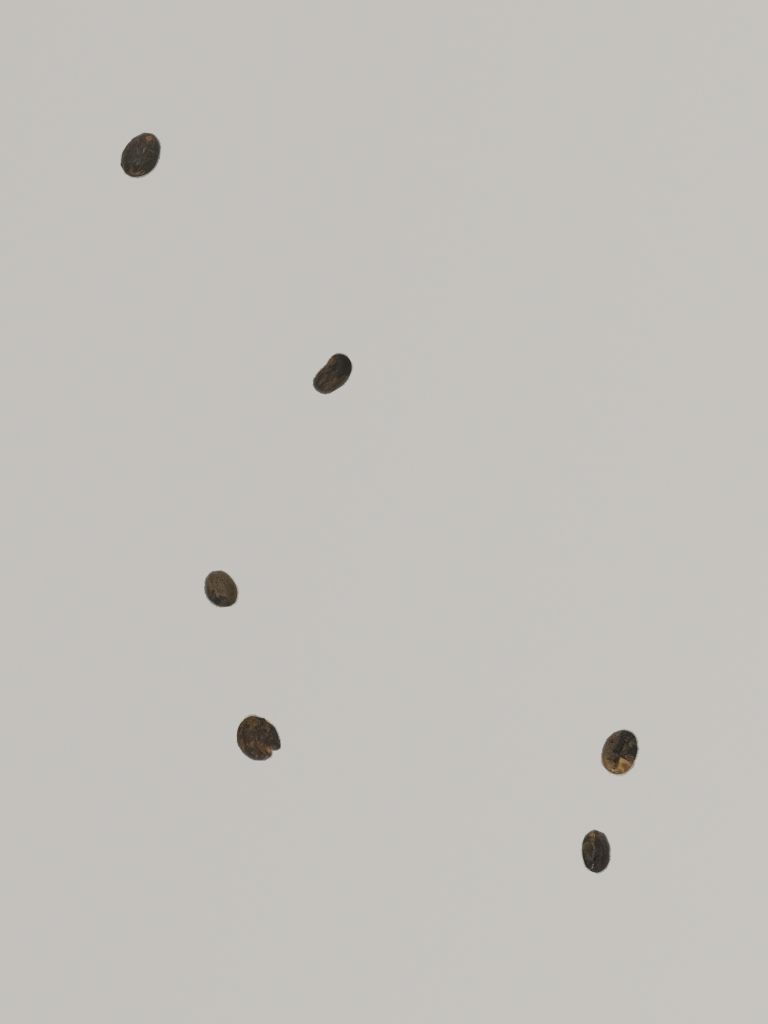
#> input picture track2-vision/TGR-20_day1/test_folder/mix_black_00.jpg, 3072 x 4096 px (shown at 1/4 size)
$ python -i crop_beans.py   (imports and definitions only)
#> lines starting #> are read from the running program, lines starting #| are printed output that depends on the picture; after the words box and inside, x2 and y2 are one past the last pixel; in counts of white or black regions, pixels touching at a corner belong together
import argparse, glob, os, cv2, numpy as np
from PIL import Image, ImageOps

def load(path):                                   # แก้การหมุนจาก EXIF ของกล้องมือถือ
    return np.array(ImageOps.exif_transpose(Image.open(path)).convert("RGB"))[:, :, ::-1].copy()

def white_balance(img):                           # ปรับให้กระดาษเป็นสีเทากลาง (ใช้พิกเซลสว่างสุดเป็นพื้นหลัง)
    g = img.mean(2); bgpx = img[g > np.percentile(g, 60)]
    gain = bgpx.mean() / bgpx.mean(0)
    return np.clip(img * gain, 0, 255).astype(np.uint8)

def find_beans(img, work=1024):
    s = work / max(img.shape[:2]); small = cv2.resize(img, None, fx=s, fy=s)
    bg = cv2.medianBlur(small, 101).astype(np.float32) + 1          # flat-field ลบแสงไม่สม่ำเสมอ
    flat = np.clip(small / bg * 220, 0, 255).astype(np.uint8)
    lab = cv2.cvtColor(flat, cv2.COLOR_BGR2LAB)
    b = cv2.GaussianBlur(lab[:, :, 2], (5, 5), 0)                    # ช่อง b: เมล็ดเหลือง/น้ำตาล, กระดาษ+เงา = กลาง
    _, m = cv2.threshold(b, 0, 255, cv2.THRESH_BINARY + cv2.THRESH_OTSU)
    dark = (cv2.GaussianBlur(lab[:, :, 0], (5, 5), 0) < 110).astype(np.uint8) * 255  # เมล็ด black: สีไม่เหลืองแต่มืดมาก
    m = cv2.bitwise_or(m, dark)
    m = cv2.morphologyEx(m, cv2.MORPH_OPEN, np.ones((5, 5), np.uint8))
    m = cv2.morphologyEx(m, cv2.MORPH_CLOSE, np.ones((7, 7), np.uint8))
    n, lbl, st, _ = cv2.connectedComponentsWithStats(m)
    a = st[1:, cv2.CC_STAT_AREA]; med = np.median(a[a > 100]) if (a > 100).any() else 0
    keep = [i for i in range(1, n) if 0.3 * med < st[i, cv2.CC_STAT_AREA] < 3 * med]  # ตัดฝุ่น/ขอบโต๊ะ
    mask = cv2.resize(np.isin(lbl, keep).astype(np.uint8) * 255, img.shape[1::-1], interpolation=cv2.INTER_NEAREST)
    return [(st[i, :4] / s).astype(int) for i in keep], mask

def square_crop(img, mask, box, pad=0.15, size=160, bg_val=200):
    x, y, w, h = box; c = max(w, h) * (1 + 2 * pad); cx, cy = x + w / 2, y + h / 2
    x0, y0 = int(cx - c / 2), int(cy - c / 2); x1, y1 = int(x0 + c), int(y0 + c)
    P = int(c)                                                      # pad ขอบภาพกันหลุดเฟรม
    im = cv2.copyMakeBorder(img, P, P, P, P, cv2.BORDER_REPLICATE)[y0 + P:y1 + P, x0 + P:x1 + P]
    mk = cv2.copyMakeBorder(mask, P, P, P, P, cv2.BORDER_CONSTANT, 0)[y0 + P:y1 + P, x0 + P:x1 + P]
    mk = cv2.GaussianBlur(cv2.dilate(mk, np.ones((5, 5), np.uint8)), (7, 7), 0)[..., None] / 255.0
    im = (im * mk + bg_val * (1 - mk)).astype(np.uint8)            # แทนพื้นหลังด้วยสีเรียบ กันโมเดลจำลายกระดาษ/เงา
    return cv2.resize(im, (size, size), interpolation=cv2.INTER_AREA)

FEAT_NAMES = ["L_mean", "a_mean", "b_mean", "L_std", "a_std", "b_std", "L_p10", "L_p90",
              "area", "aspect", "solidity", "circularity"]

def bean_features(img, mask, box):
    """feature สี + รูปทรงของเมล็ด 1 เม็ด (คำนวณจากภาพความละเอียดเต็มหลัง white balance)"""
    x, y, w, h = box
    mk = (mask[y:y + h, x:x + w] > 0).astype(np.uint8)
    cnts, _ = cv2.findContours(mk, cv2.RETR_EXTERNAL, cv2.CHAIN_APPROX_SIMPLE)
    if not cnts: return [0.0] * len(FEAT_NAMES)
    c = max(cnts, key=cv2.contourArea)
    m1 = np.zeros_like(mk); cv2.drawContours(m1, [c], -1, 1, -1)
    lab = cv2.cvtColor(img[y:y + h, x:x + w], cv2.COLOR_BGR2LAB)[m1 > 0].astype(np.float32)
    A = cv2.contourArea(c); P = cv2.arcLength(c, True); hull = cv2.contourArea(cv2.convexHull(c))
    (_, (rw, rh), _) = cv2.minAreaRect(c)
    return [*lab.mean(0), *lab.std(0), np.percentile(lab[:, 0], 10), np.percentile(lab[:, 0], 90),
            A / (img.shape[0] * img.shape[1]) * 1e4,          # ขนาดเทียบกับภาพ (กล้อง/ระยะเดิม)
            max(rw, rh) / max(min(rw, rh), 1),                 # ยาว/กว้าง
            A / max(hull, 1),                                  # solidity: ต่ำ = เว้า/แหว่ง (shell, broken)
            4 * np.pi * A / max(P * P, 1)]                     # circularity

def beans_from_image(path, size=160):
    """คืน list ของ (crop BGR size×size, feature 12 ค่า) ทีละเมล็ด"""
    img = white_balance(load(path)); boxes, mask = find_beans(img)
#> in white_balance, `gain = bgpx.mean() / bgpx.mean(0)`: gain = [1.02, 0.997, 0.985]
#> in find_beans, `flat = np.clip(small / bg * 220, 0, 255).astype(np.uint8)`:
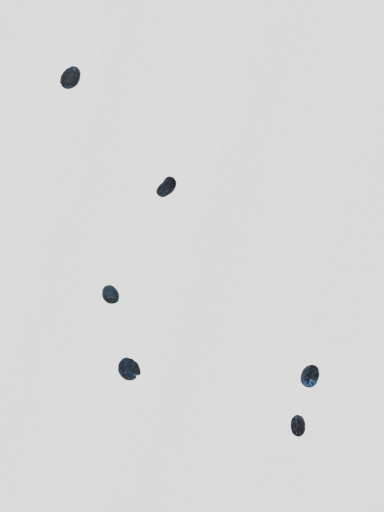
#> flat: shape (1024, 768, 3) (shown at 1/2 size); mean of channels 0, 1, 2 216.9, 217, 217; drawn as R, G, B
#> in find_beans, `m = cv2.bitwise_or(m, dark)`:
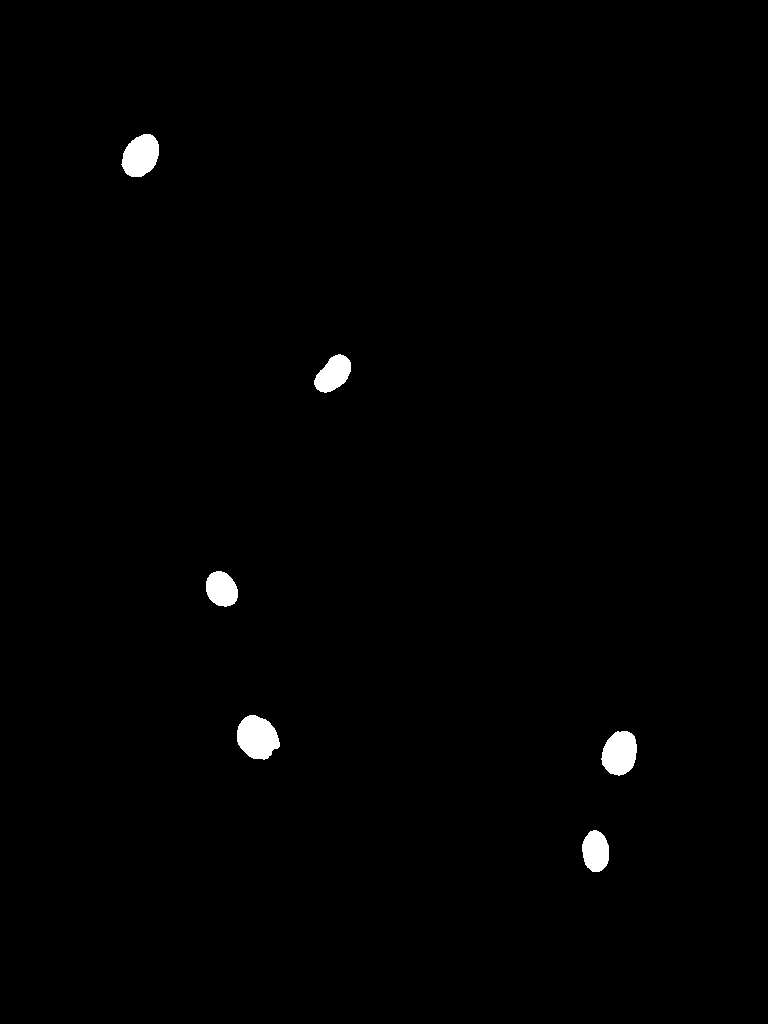
#> m: shape (1024, 768); 0.84% white; 6 white regions, box (x1, y1, x2, y2) and area: (237, 715, 280, 760) 1416, (601, 731, 637, 776) 1239, (121, 134, 159, 177) 1217, (314, 354, 351, 393) 941, (582, 830, 609, 872) 892, (206, 571, 238, 607) 890
#> in find_beans, `n, lbl, st, _ = cv2.connectedComponentsWithStats(m)`: n = 7; st = [[0, 0, 768, 1024, 779859], [122, 134, 37, 43, 1216], [314, 355, 37, 37, 935], [206, 571, 32, 35, 887], [237, 715, 43, 44, 1414], [602, 731, 35, 44, 1233], [582, 831, 27, 41, 888]]
#> in find_beans, `a = st[1:, cv2.CC_STAT_AREA]`: a = [1216, 935, 887, 1414, 1233, 888]
#> in find_beans, `med = np.median(a[a > 100]) if (a > 100).any() else 0`: med = 1075.5
#> in find_beans, `keep = [i for i in range(1, n) if 0.3 * med < st[i, cv2.CC_STAT_AREA] ..`: keep = [1, 2, 3, 4, 5, 6]
#> after `boxes, mask = find_beans(img)`: boxes = [[488, 536, 148, 172], [1256, 1420, 148, 148], [824, 2284, 128, 140], [948, 2860, 172, 176], [2408, 2924, 140, 176], [2328, 3324, 108, 164]]
    return [(square_crop(img, mask, b, size=size), bean_features(img, mask, b)) for b in boxes]
#> in bean_features, `x, y, w, h = box`: x = 488; y = 536; w = 148; h = 172
#> in bean_features, `cnts, _ = cv2.findContours(mk, cv2.RETR_EXTERNAL, cv2.CHAIN_APPROX_SIM..`: cnts = 1 contour; box (x1, y1, x2, y2) and area: (0, 0, 148, 172) 19158
#> in bean_features, `c = max(cnts, key=cv2.contourArea)`: c = contour of 133 points, box (x1, y1, x2, y2) (0, 0, 148, 172), area 19158
#> in bean_features, `A = cv2.contourArea(c)`: A = 19158.5
#> in bean_features, `P = cv2.arcLength(c, True)`: P = 610.8
#> in bean_features, `hull = cv2.contourArea(cv2.convexHull(c))`: hull = 19857
#> in bean_features, `(_, (rw, rh), _) = cv2.minAreaRect(c)`: rw = 171; rh = 147
#> in bean_features (call 2), `cnts, _ = cv2.findContours(mk, cv2.RETR_EXTERNAL, cv2.CHAIN_APPROX_SIM..`: cnts = 1 contour; box (x1, y1, x2, y2) and area: (0, 0, 148, 148) 14687
#> in bean_features (call 3), `cnts, _ = cv2.findContours(mk, cv2.RETR_EXTERNAL, cv2.CHAIN_APPROX_SIM..`: cnts = 1 contour; box (x1, y1, x2, y2) and area: (0, 0, 128, 140) 13942
#> call 4 of square_crop, with box = array of shape (4,), pad = 0.15, size = 160, bg_val = 200
#> in square_crop (call 4), `x, y, w, h = box`: x = 948; y = 2860; w = 172; h = 176
#> in square_crop (call 4), `c = max(w, h) * (1 + 2 * pad)`: c = 228.8
#> in square_crop (call 4), `cx, cy = (x + w / 2, y + h / 2)`: cx = 1034; cy = 2948
#> in square_crop (call 4), `x0, y0 = (int(cx - c / 2), int(cy - c / 2))`: x0 = 919; y0 = 2833
#> in square_crop (call 4), `x1, y1 = (int(x0 + c), int(y0 + c))`: x1 = 1147; y1 = 3061
#> in square_crop (call 4), `P = int(c)`: P = 228
#> in square_crop (call 4), `im = (im * mk + bg_val * (1 - mk)).astype(np.uint8)`:
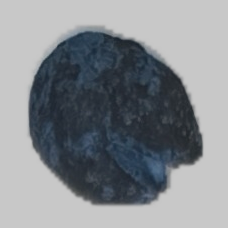
#> im: shape (228, 228, 3); mean of channels 0, 1, 2 132.6, 137.1, 141.9; drawn as R, G, B
#> in bean_features (call 4), `x, y, w, h = box`: x = 948; y = 2860; w = 172; h = 176
#> in bean_features (call 4), `mk = (mask[y:y + h, x:x + w] > 0).astype(np.uint8)`:
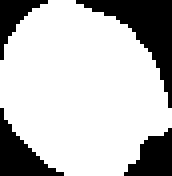
#> mk: shape (176, 172); values 0 (black) and 1 (white), 74.7% white; 4 black regions
#> in bean_features (call 4), `cnts, _ = cv2.findContours(mk, cv2.RETR_EXTERNAL, cv2.CHAIN_APPROX_SIM..`: cnts = 1 contour; box (x1, y1, x2, y2) and area: (0, 0, 172, 176) 22302
#> in bean_features (call 4), `c = max(cnts, key=cv2.contourArea)`: c = contour of 151 points, box (x1, y1, x2, y2) (0, 0, 172, 176), area 22302
#> in bean_features (call 4), `A = cv2.contourArea(c)`: A = 22301.5
#> in bean_features (call 4), `P = cv2.arcLength(c, True)`: P = 663.3
#> in bean_features (call 4), `hull = cv2.contourArea(cv2.convexHull(c))`: hull = 23221
#> in bean_features (call 4), `(_, (rw, rh), _) = cv2.minAreaRect(c)`: rw = 157; rh = 182.4
#> in square_crop (call 5), `x, y, w, h = box`: x = 2408; y = 2924; w = 140
#> in square_crop (call 5), `cx, cy = (x + w / 2, y + h / 2)`: cx = 2478; cy = 3012
#> in square_crop (call 5), `x0, y0 = (int(cx - c / 2), int(cy - c / 2))`: x0 = 2363; y0 = 2897
#> in square_crop (call 5), `x1, y1 = (int(x0 + c), int(y0 + c))`: x1 = 2591; y1 = 3125
#> in square_crop (call 5), `im = (im * mk + bg_val * (1 - mk)).astype(np.uint8)`:
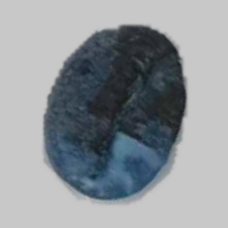
#> im: shape (228, 228, 3); mean of channels 0, 1, 2 143.7, 149, 153.6; drawn as R, G, B
#> in bean_features (call 5), `x, y, w, h = box`: x = 2408; y = 2924; w = 140
#> in bean_features (call 5), `mk = (mask[y:y + h, x:x + w] > 0).astype(np.uint8)`:
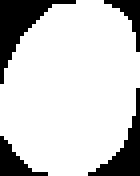
#> mk: shape (176, 140); values 0 (black) and 1 (white), 80.1% white; 4 black regions
#> in bean_features (call 5), `cnts, _ = cv2.findContours(mk, cv2.RETR_EXTERNAL, cv2.CHAIN_APPROX_SIM..`: cnts = 1 contour; box (x1, y1, x2, y2) and area: (0, 0, 140, 176) 19434
#> in bean_features (call 5), `c = max(cnts, key=cv2.contourArea)`: c = contour of 127 points, box (x1, y1, x2, y2) (0, 0, 140, 176), area 19434
#> in bean_features (call 5), `A = cv2.contourArea(c)`: A = 19433.5
#> in bean_features (call 5), `P = cv2.arcLength(c, True)`: P = 604
#> in bean_features (call 5), `hull = cv2.contourArea(cv2.convexHull(c))`: hull = 20061
#> in bean_features (call 5), `(_, (rw, rh), _) = cv2.minAreaRect(c)`: rw = 175; rh = 139
#> in square_crop (call 6), `x, y, w, h = box`: x = 2328; y = 3324; w = 108; h = 164
#> in square_crop (call 6), `c = max(w, h) * (1 + 2 * pad)`: c = 213.2
#> in square_crop (call 6), `cx, cy = (x + w / 2, y + h / 2)`: cx = 2382; cy = 3406
#> in square_crop (call 6), `x0, y0 = (int(cx - c / 2), int(cy - c / 2))`: x0 = 2275; y0 = 3299
#> in square_crop (call 6), `x1, y1 = (int(x0 + c), int(y0 + c))`: x1 = 2488; y1 = 3512
#> in square_crop (call 6), `P = int(c)`: P = 213
#> in square_crop (call 6), `mk = cv2.GaussianBlur(cv2.dilate(mk, np.ones((5, 5), np.uint8)), (7, 7..`:
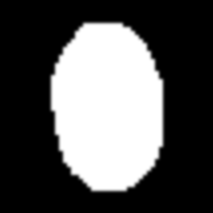
#> mk: shape (213, 213, 1) float64; min 0, max 1, mean 0.337
#> in bean_features (call 6), `cnts, _ = cv2.findContours(mk, cv2.RETR_EXTERNAL, cv2.CHAIN_APPROX_SIM..`: cnts = 1 contour; box (x1, y1, x2, y2) and area: (0, 0, 108, 164) 13954

def crops_from_image(path, size=160):
    return [c for c, _ in beans_from_image(path, size)]

# [16 lines not run here, left out]

>>> result = beans_from_image('test_folder/mix_black_00.jpg')
#> result = 6 items

$ run again, on track2-vision/TGR-20_day1/test_folder/mix_black_02.jpg
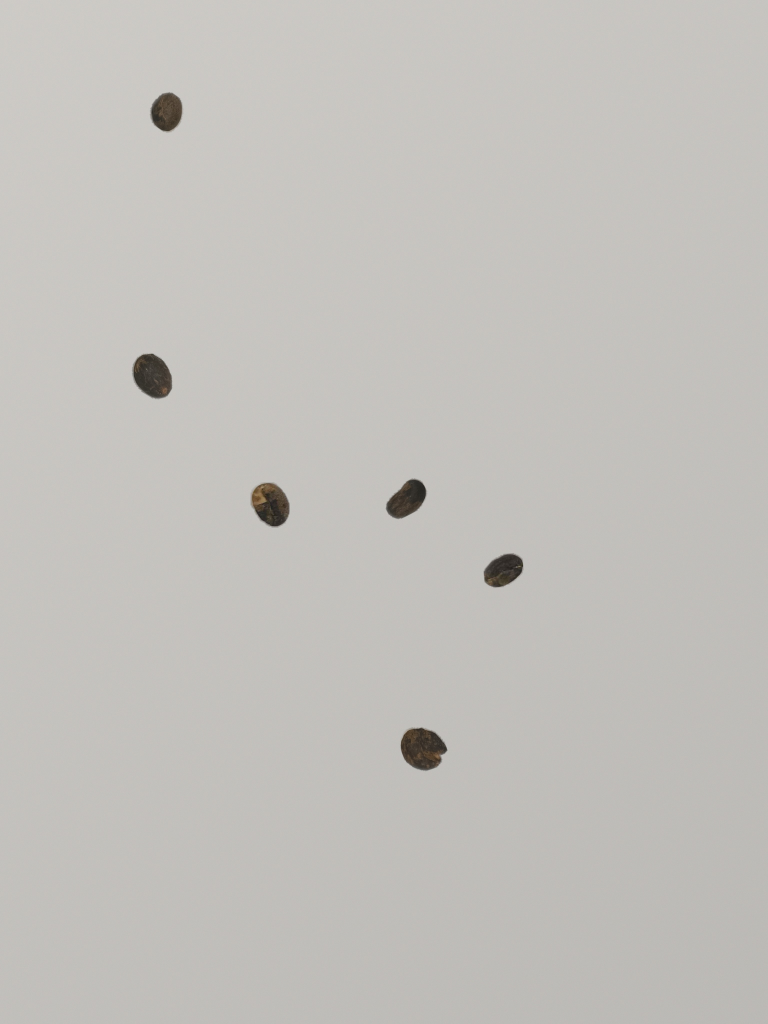
#> input picture track2-vision/TGR-20_day1/test_folder/mix_black_02.jpg, 3072 x 4096 px (shown at 1/4 size)
#> gain = [1.02, 0.997, 0.985]
#> lab: shape (1024, 768, 3); mean of channels 0, 1, 2 221.2, 128.1, 128.1
#> dark: shape (1024, 768); 0.76% white; 8 white regions (1 under 20 px), largest, box (x1, y1, x2, y2) and area: (402, 729, 446, 769) 1312, (134, 355, 171, 397) 1191, (387, 480, 426, 517) 915
#> in find_beans, `m = cv2.bitwise_or(m, dark)`:
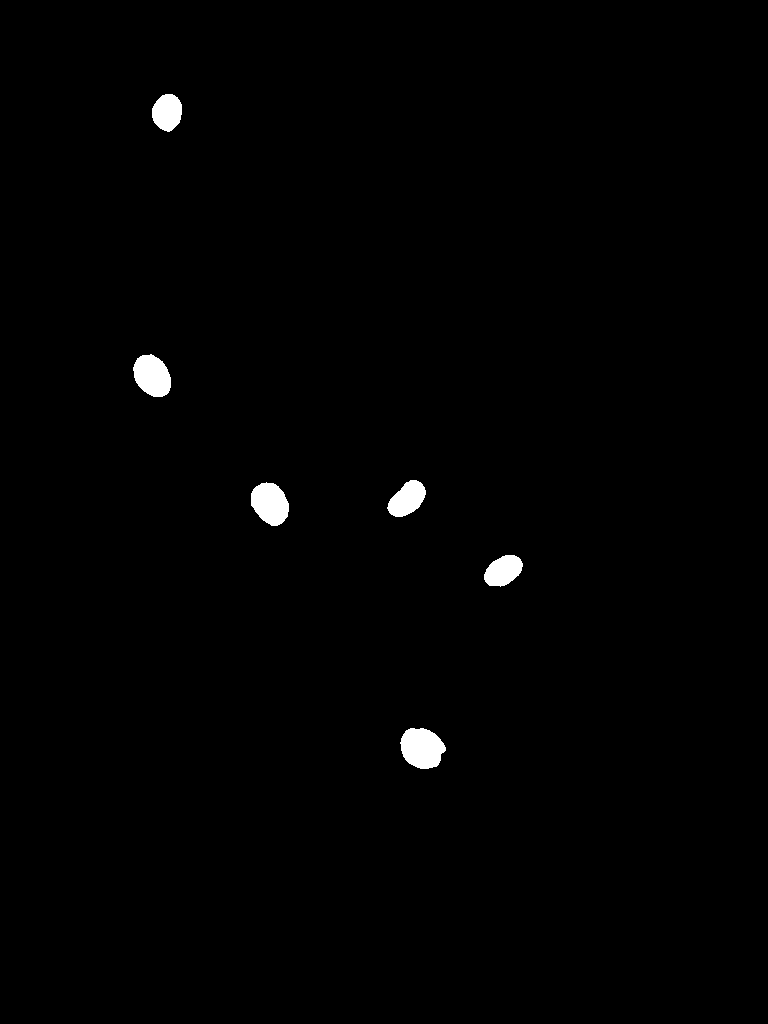
#> m: shape (1024, 768); 0.83% white; 6 white regions, box (x1, y1, x2, y2) and area: (400, 728, 446, 769) 1413, (251, 482, 289, 526) 1233, (133, 354, 171, 397) 1218, (387, 480, 426, 517) 940, (484, 555, 523, 587) 885, (152, 94, 182, 132) 874
#> lbl: shape (1024, 768) int32; 7 distinct labels, from 0 to 6
#> n = 7; st = [[0, 0, 768, 1024, 779896], [152, 94, 30, 37, 871], [134, 355, 37, 42, 1212], [388, 480, 38, 37, 938], [251, 483, 38, 43, 1232], [484, 555, 38, 31, 880], [401, 728, 44, 41, 1403]]
#> a = [871, 1212, 938, 1232, 880, 1403]
#> med = 1075
#> keep = [1, 2, 3, 4, 5, 6]
#> mask: shape (4096, 3072); 0.83% white; 6 white regions, box (x1, y1, x2, y2) and area: (1604, 2912, 1780, 3076) 22448, (1004, 1932, 1156, 2104) 19712, (536, 1420, 684, 1588) 19392, (1552, 1920, 1704, 2068) 15008, (1936, 2220, 2088, 2344) 14080, (608, 376, 728, 524) 13936
#> boxes = [[608, 376, 120, 148], [536, 1420, 148, 168], [1552, 1920, 152, 148], [1004, 1932, 152, 172], [1936, 2220, 152, 124], [1604, 2912, 176, 164]]
#> in bean_features, `x, y, w, h = box`: x = 608; y = 376; w = 120; h = 148
#> cnts = 1 contour; box (x1, y1, x2, y2) and area: (0, 0, 120, 148) 13688
#> in bean_features, `c = max(cnts, key=cv2.contourArea)`: c = contour of 118 points, box (x1, y1, x2, y2) (0, 0, 120, 148), area 13688
#> A = 13688
#> in bean_features, `P = cv2.arcLength(c, True)`: P = 509.7
#> hull = 14165
#> rw = 147; rh = 119
#> cnts = 1 contour; box (x1, y1, x2, y2) and area: (0, 0, 148, 168) 19098
#> cnts = 1 contour; box (x1, y1, x2, y2) and area: (0, 0, 152, 148) 14732
#> cnts = 1 contour; box (x1, y1, x2, y2) and area: (0, 0, 152, 172) 19412
#> cnts = 1 contour; box (x1, y1, x2, y2) and area: (0, 0, 152, 124) 13824
#> in square_crop (call 6), `x, y, w, h = box`: x = 1604; y = 2912; w = 176; h = 164
#> in square_crop (call 6), `c = max(w, h) * (1 + 2 * pad)`: c = 228.8
#> cx = 1692; cy = 2994
#> x0 = 1577; y0 = 2879
#> x1 = 1805; y1 = 3107
#> in square_crop (call 6), `P = int(c)`: P = 228
#> in square_crop (call 6), `mk = cv2.GaussianBlur(cv2.dilate(mk, np.ones((5, 5), np.uint8)), (7, 7..`:
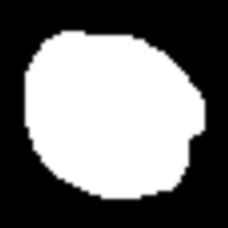
#> mk: shape (228, 228, 1) float64; min 0, max 1, mean 0.458
#> cnts = 1 contour; box (x1, y1, x2, y2) and area: (0, 0, 176, 164) 22131
#> result = 6 items
